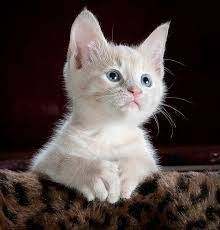
#> input picture cat.jpg, 220 x 230 px
$ jupyter execute cv-lab1.ipynb
#> lines starting #> are read from the running program, lines starting #| are printed output that depends on the picture
[cell 1]
import cv2
import matplotlib.pyplot as plt

[cell 2]
# Load the image
image = cv2.imread('./cat.jpg', cv2.COLOR_BGR2RGB)
#> image is the input picture: shape (230, 220, 3); mean B, G, R 65.2, 67.4, 78.9
plt.imshow(image)

resolution = image.shape
#> resolution = (230, 220, 3)
height = image.shape[0]
#> height = 230
width = image.shape[1]
#> width = 220
channels = image.shape[2]
#> channels = 3

[cell 3]
R = [0 for x in range(256)]
G = [0 for x in range(256)]
B = [0 for x in range(256)]

def colorDistribution(image):
    # for RED
    for i in range(0, height):
        for j in range(0, width):
            value = image[i][j][0]
            R[value] += 1
#> after the loop, R = 256 values, max 6872 at index 0, min 2 at index 251, mean 197.7
    # for GREEN
    for i in range(0, height):
        for j in range(0, width):
            value = image[i][j][1]
            G[value] += 1
#> after the loop, G = 256 values, max 13840 at index 0, min 2 at index 247, mean 197.7
    # for BLUE
    for i in range(0, height):
        for j in range(0, width):
            value = image[i][j][2]
            B[value] += 1
#> after the loop, B = 256 values, max 2885 at index 10, min 2 at index 253, mean 197.7

colorDistribution(image)

[cell 4]
# Histograms for RGB channels
plt.figure(figsize=(12, 4))

plt.subplot(131)
plt.hist(R, bins=256, range=(0, 256), color='red', alpha=0.7)
plt.xlabel('Color Value')
plt.ylabel('Frequency')
plt.title('Red Channel Histogram')

plt.subplot(132)
plt.hist(G, bins=256, range=(0, 256), color='green', alpha=0.7)
plt.xlabel('Color Value')
plt.ylabel('Frequency')
plt.title('Green Channel Histogram')

plt.subplot(133)
plt.hist(B, bins=256, range=(0, 256), color='blue', alpha=0.7)
plt.xlabel('Color Value')
plt.ylabel('Frequency')
plt.title('Blue Channel Histogram')

plt.tight_layout()
plt.show()
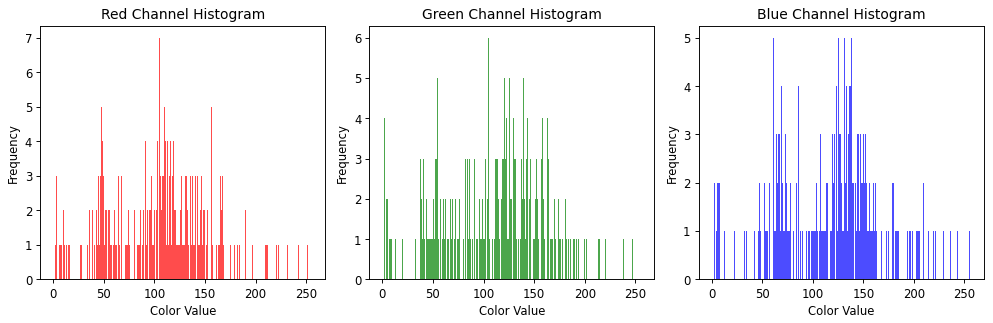
#> figure drawn by matplotlib, 3 panels; panel 1: tallest bar 7 high, from x = 105 to 106; panel 2: tallest bar 6 high, from x = 104 to 105
